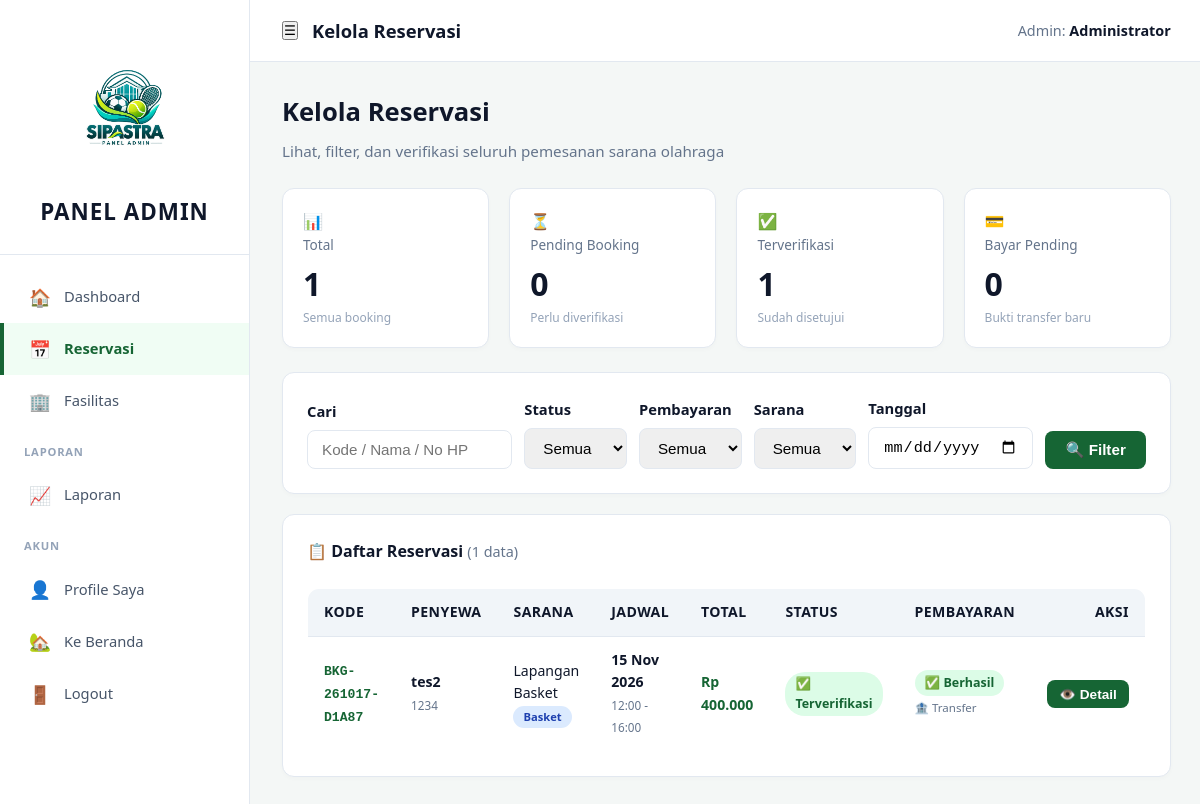
Before: /pages/admin/kelola_booking.php (signed in) with the older database file.
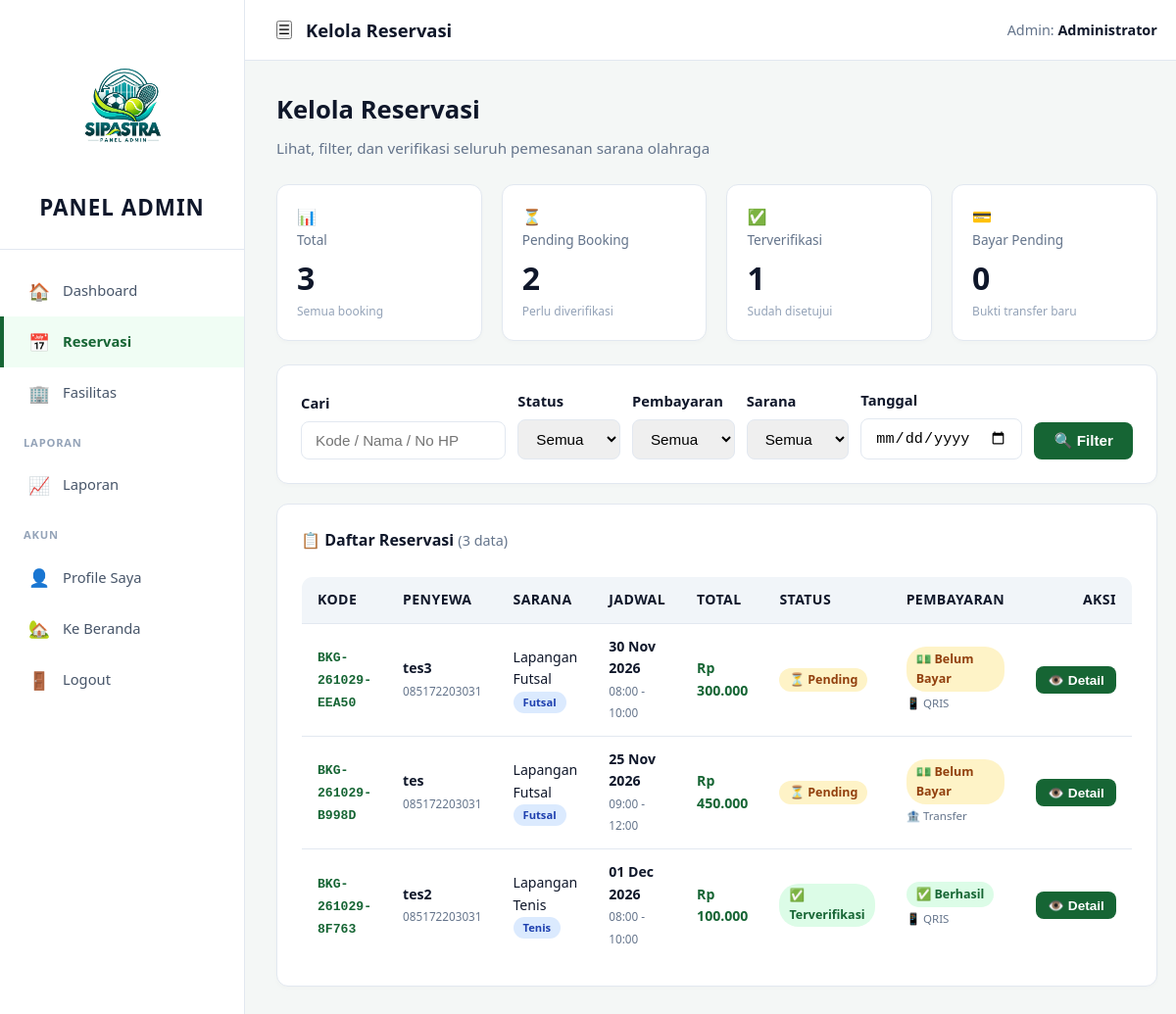
After: the same page with the newer database file.
### tables this page shows
CREATE TABLE `booking` (
  `id` int(11) NOT NULL,
  `kode_booking` varchar(20) NOT NULL,
  `sarana_id` int(11) NOT NULL,
  `nama_penyewa` varchar(100) NOT NULL,
  `no_hp` varchar(20) NOT NULL,
  `email` varchar(100) DEFAULT NULL,
  `instansi` varchar(150) DEFAULT NULL,
  `tanggal` date NOT NULL,
  `jam_mulai` time NOT NULL,
  `jam_selesai` time NOT NULL,
  `durasi_jam` int(11) NOT NULL,
  `harga_per_jam` decimal(12,2) NOT NULL,
  `subtotal` decimal(12,2) NOT NULL,
  `diskon_id` int(11) DEFAULT NULL,
  `diskon_persen` decimal(5,2) DEFAULT 0.00,
  `total_bayar` decimal(12,2) NOT NULL,
  `metode_pembayaran` enum('qris','transfer') DEFAULT NULL,
  `status_pembayaran` enum('belum_bayar','menunggu_verifikasi','berhasil','gagal') DEFAULT 'belum_bayar',
  `bukti_transfer` varchar(255) DEFAULT NULL,
  `catatan_pembayaran` text DEFAULT NULL,
  `verified_payment_by` int(11) DEFAULT NULL,
  `verified_payment_at` datetime DEFAULT NULL,
  `status` enum('pending','terverifikasi','ditolak','selesai','batal') DEFAULT 'pending',
  `kode_gambar` varchar(255) DEFAULT NULL,
  `catatan_petugas` text DEFAULT NULL,
  `verified_by` int(11) DEFAULT NULL,
  `verified_at` datetime DEFAULT NULL,
  `created_at` timestamp NOT NULL DEFAULT current_timestamp()
);

CREATE TABLE `sarana` (
  `id` int(11) NOT NULL,
  `nama` varchar(100) NOT NULL,
  `slug` varchar(150) DEFAULT NULL,
  `jenis` varchar(50) DEFAULT NULL,
  `deskripsi` text DEFAULT NULL,
  `kelengkapan` text DEFAULT NULL,
  `harga_per_jam` decimal(12,2) NOT NULL,
  `gambar` varchar(255) DEFAULT NULL,
  `galeri` text DEFAULT NULL,
  `status` enum('tersedia','maintenance') DEFAULT 'tersedia',
  `created_at` timestamp NOT NULL DEFAULT current_timestamp()
);

### includes/functions.php (called while the page is built, shortened)
<?php
function e($str) { return htmlspecialchars($str ?? '', ENT_QUOTES, 'UTF-8'); }
function labelPembayaran($status) {
    $map = [
        'belum_bayar'         => ['#fef3c7', '#92400e', '💵 Belum Bayar'],
        'menunggu_verifikasi' => ['#dbeafe', '#1e40af', '⏳ Menunggu Verifikasi'],
        'berhasil'            => ['#dcfce7', '#166534', '✅ Berhasil'],
        'gagal'               => ['#fee2e2', '#991b1b', '❌ Gagal'],
    ];
    return $map[$status] ?? ['#f1f5f9', '#64748b', $status];
}

### pages/admin/kelola_booking.php (the view, shortened to what the changed rows need)
<?php
require_once __DIR__ . '/../../includes/auth.php';
$page         = max(1, (int)($_GET['page'] ?? 1));
$perPage      = 15;
$offset       = ($page - 1) * $perPage;
$where  = [];
$whereSQL = $where ? 'WHERE ' . implode(' AND ', $where) : '';
$stmt = $conn->prepare("SELECT COUNT(*) c FROM booking b $whereSQL");
$stmt->execute();
$totalData = (int)$stmt->get_result()->fetch_assoc()['c'];
$stmt = $conn->prepare("SELECT b.*, s.nama AS sarana_nama, s.jenis AS sarana_jenis
        FROM booking b JOIN sarana s ON s.id = b.sarana_id
        $whereSQL ORDER BY b.created_at DESC LIMIT $perPage OFFSET $offset");
$stmt->execute();
$list = $stmt->get_result();
$stat = [
    'total'         => (int)$conn->query("SELECT COUNT(*) c FROM booking")->fetch_assoc()['c'],
    'pending'       => (int)$conn->query("SELECT COUNT(*) c FROM booking WHERE status='pending'")->fetch_assoc()['c'],
    'terverifikasi' => (int)$conn->query("SELECT COUNT(*) c FROM booking WHERE status='terverifikasi'")->fetch_assoc()['c'],
    'selesai'       => (int)$conn->query("SELECT COUNT(*) c FROM booking WHERE status='selesai'")->fetch_assoc()['c'],
    'bayar_pending' => (int)$conn->query("SELECT COUNT(*) c FROM booking WHERE status_pembayaran='menunggu_verifikasi'")->fetch_assoc()['c'],
];
?>
<div class="welcome">
  <h1>Kelola Reservasi</h1>
</div>
<div class="stat-grid" style="grid-template-columns:repeat(auto-fit,minmax(180px,1fr));">
  <div class="stat-card blue">
    <div class="stat-icon">📊</div>
    <div class="label">Total</div>
    <div class="value"><?= $stat['total'] ?></div>
    <div class="desc">Semua booking</div>
  </div>
  <div class="stat-card yellow">
    <div class="stat-icon">⏳</div>
    <div class="label">Pending Booking</div>
    <div class="value"><?= $stat['pending'] ?></div>
    <div class="desc">Perlu diverifikasi</div>
  </div>
</div>
<div class="chart-card">
  <h3 style="margin-top:0;">
    📋 Daftar Reservasi
    <span style="font-weight:400;color:#64748b;font-size:.9rem;">(<?= $totalData ?> data)</span>
  </h3>
  <?php if ($totalData === 0): ?>
    <div class="donut-empty">Tidak ada data booking yang cocok</div>
  <?php else: ?>
    <div style="overflow-x:auto;">
      <table class="table" style="box-shadow:none;border:1px solid #e2e8f0;font-size:.88rem;">
        <thead>
          <tr>
            <th>Kode</th>
            <th>Penyewa</th>
            <th>Sarana</th>
            <th>Jadwal</th>
            <th>Total</th>
            <th>Status</th>
            <th>Pembayaran</th>
            <th style="text-align:right;">Aksi</th>
          </tr>
        </thead>
        <tbody>
          <?php while ($b = $list->fetch_assoc()): ?>
            <?php
              $statusMap = [
                'pending'       => ['warning', '⏳ Pending'],
                'terverifikasi' => ['success', '✅ Terverifikasi'],
                'ditolak'       => ['danger',  '❌ Ditolak'],
                'selesai'       => ['info',    '🎉 Selesai'],
                'batal'         => ['danger',  '🚫 Batal'],
              ];
              [$badgeClass, $badgeLabel] = $statusMap[$b['status']] ?? ['warning', $b['status']];
              [$pbg, $pcol, $plbl] = labelPembayaran($b['status_pembayaran'] ?? 'belum_bayar');
            ?>
            <tr>
              <td><code style="font-size:.82rem;color:#166534;font-weight:700;"><?= e($b['kode_booking']) ?></code></td>
              <td>
                <strong><?= e($b['nama_penyewa']) ?></strong><br>
                <small style="color:#64748b;"><?= e($b['no_hp']) ?></small>
              </td>
              <td>
                <?= e($b['sarana_nama']) ?><br>
                <span class="badge badge-info" style="font-size:.7rem;"><?= e($b['sarana_jenis']) ?></span>
              </td>
              <td>
                <strong><?= date('d M Y', strtotime($b['tanggal'])) ?></strong><br>
                <small style="color:#64748b;"><?= substr($b['jam_mulai'],0,5) ?> - <?= substr($b['jam_selesai'],0,5) ?></small>
              </td>
              <td><strong style="color:#166534;">Rp <?= number_format($b['total_bayar'],0,',','.') ?></strong></td>
              <td><span class="badge badge-<?= $badgeClass ?>"><?= $badgeLabel ?></span></td>
              <td>
                <span style="display:inline-block;padding:3px 10px;border-radius:20px;font-size:.78rem;font-weight:600;background:<?= $pbg ?>;color:<?= $pcol ?>;">
                  <?= $plbl ?>
                </span>
                <?php if (!empty($b['metode_pembayaran'])): ?>
                  <br><small style="color:#64748b;font-size:.72rem;">
                    <?= $b['metode_pembayaran'] === 'transfer' ? '🏦 Transfer' : ($b['metode_pembayaran'] === 'qris' ? '📱 QRIS' : '—') ?>
                  </small>
                <?php endif; ?>
              </td>
              <td style="text-align:right;white-space:nowrap;">
                <button type="button" class="btn btn-sm btn-primary" onclick="bukaDetail(<?= $b['id'] ?>)">👁️ Detail</button>
              </td>
            </tr>
          <?php endwhile; ?>
        </tbody>
      </table>
    </div>
  <?php endif; ?>
</div>
<?php
require_once __DIR__ . '/../../includes/dashboard_layout.php';
?>

Changed rows visible on the page:
removed booking: kode_booking "BKG-261017-D1A87", nama_penyewa "tes2", no_hp "1234", sarana.nama "Lapangan Basket", sarana.jenis "Basket", tanggal "15 Nov 2026", jam_mulai "12:00", jam_selesai "16:00", total_bayar "400.000", badgeLabel "✅ Terverifikasi", plbl "✅ Berhasil", metode_pembayaran "🏦 Transfer"
added booking: kode_booking "BKG-261029-EEA50", nama_penyewa "tes3", no_hp "085172203031", sarana.nama "Lapangan Futsal", sarana.jenis "Futsal", tanggal "30 Nov 2026", jam_mulai "08:00", jam_selesai "10:00", total_bayar "300.000", badgeLabel "⏳ Pending", plbl "💵 Belum Bayar", metode_pembayaran "📱 QRIS"
added booking: kode_booking "BKG-261029-B998D", nama_penyewa "tes", no_hp "085172203031", sarana.nama "Lapangan Futsal", sarana.jenis "Futsal", tanggal "25 Nov 2026", jam_mulai "09:00", jam_selesai "12:00", total_bayar "450.000", badgeLabel "⏳ Pending", plbl "💵 Belum Bayar", metode_pembayaran "🏦 Transfer"
added booking: kode_booking "BKG-261029-8F763", nama_penyewa "tes2", no_hp "085172203031", sarana.nama "Lapangan Tenis", sarana.jenis "Tenis", tanggal "01 Dec 2026", jam_mulai "08:00", jam_selesai "10:00", total_bayar "100.000", badgeLabel "✅ Terverifikasi", plbl "✅ Berhasil", metode_pembayaran "📱 QRIS"
Other visible differences:
$stat['total']: "1" → "3"
$stat['pending']: "0" → "2"
$totalData: "1" → "3"
